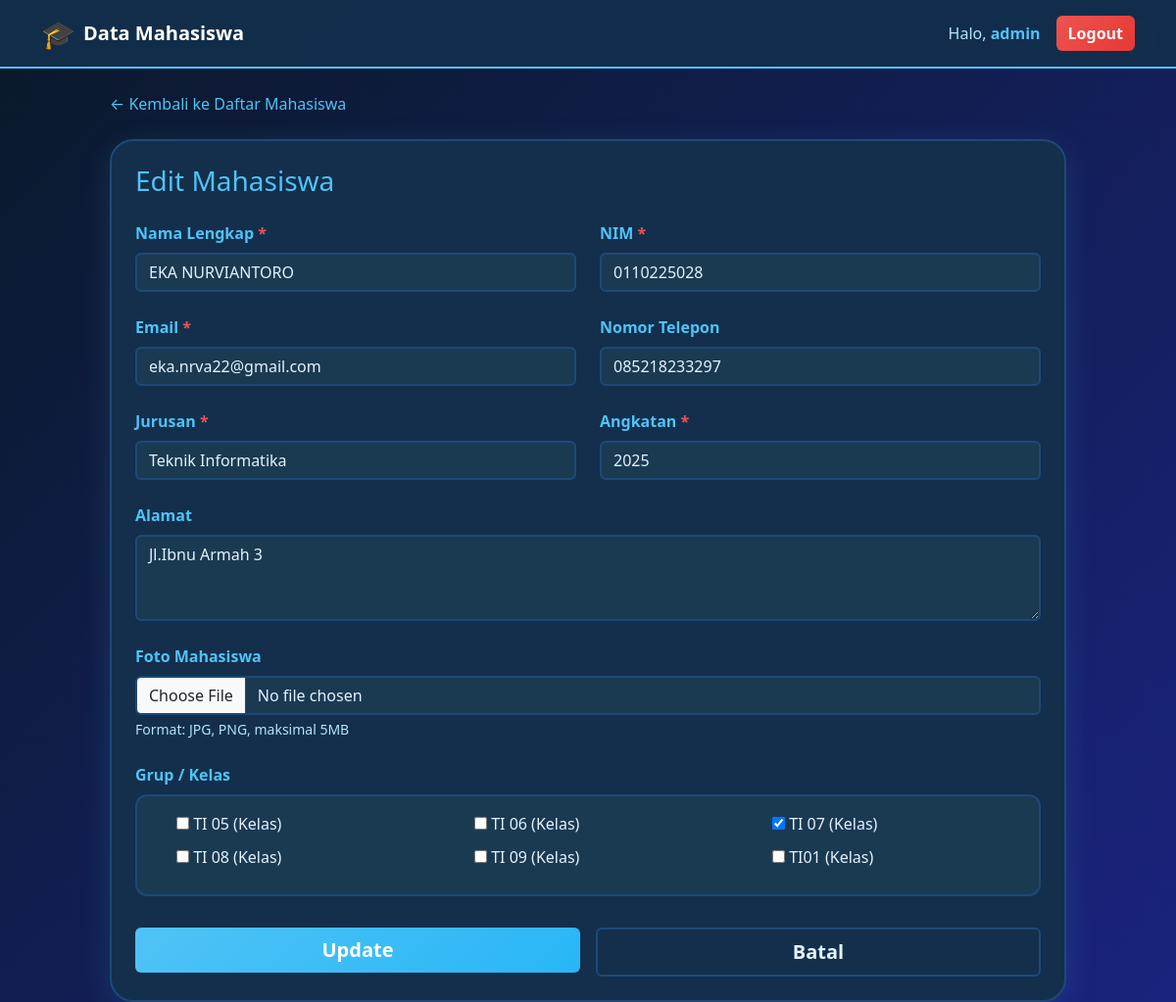
Page /mahasiswa/20/update/ (signed in) on the committed database.
### mahasiswa/models.py (models this page shows, shortened)
class Mahasiswa(models.Model):
    nama = models.CharField(max_length=100)
    nim = models.CharField(max_length=20, unique=True)
    email = models.EmailField()
    jurusan = models.CharField(max_length=100)
    angkatan = models.IntegerField()
    alamat = models.TextField(blank=True, null=True)
    telepon = models.CharField(max_length=15, blank=True, null=True)
    foto = models.ImageField(upload_to='mahasiswa_photos/', blank=True, null=True)
    grup = models.ManyToManyField(GrupMahasiswa, blank=True, related_name='mahasiswa')
    created_at = models.DateTimeField(auto_now_add=True)
    updated_at = models.DateTimeField(auto_now=True)
    class Meta:
        verbose_name = 'Mahasiswa'
        verbose_name_plural = 'Mahasiswa'
        ordering = ['nama']

### mahasiswa/views.py (the view)
# urls.py: path('mahasiswa/<int:pk>/update/', views.mahasiswa_update, name='update'),
@login_required(login_url='mahasiswa:login')  # ← DIPERBAIKI
def mahasiswa_update(request, pk):
    mahasiswa = get_object_or_404(Mahasiswa, pk=pk)
    if request.method == 'POST':
        form = MahasiswaForm(request.POST, request.FILES, instance=mahasiswa)
        if form.is_valid():
            form.save()
            messages.success(request, 'Data mahasiswa berhasil diupdate!')
            return redirect('mahasiswa:list')
    else:
        form = MahasiswaForm(instance=mahasiswa)
    return render(request, 'mahasiswa/form.html', {
        'form': form,
        'title': 'Edit Mahasiswa',
        'button_text': 'Update'
    })

### mahasiswa/models.py (called while the page is built)
    def __str__(self):
        return f"{self.nama_grup} ({self.get_tipe_grup_display()})"

### mahasiswa/templates/mahasiswa/form.html (shortened to what this page needs)
<!DOCTYPE html>
<html lang="id">
<head>
    <link href="https://cdn.jsdelivr.net/npm/bootstrap@5.3.0/dist/css/bootstrap.min.css" rel="stylesheet">
</head>
<body>
    <nav class="navbar navbar-dark navbar-custom">
        <div class="container">
            <a class="navbar-brand d-flex align-items-center fw-bold" href="#">
                <span class="fs-3 me-2">🎓</span>
                <span>Data Mahasiswa</span>
            </a>
            <div class="d-flex align-items-center gap-3">
                <span style="color: var(--text-secondary);">
                    Halo, <strong style="color: var(--primary-blue);">{{ user.username }}</strong>
                </span>
                <form method="post" action="{% url 'mahasiswa:logout' %}" class="d-inline">
                    <button type="submit" class="btn btn-danger">
                        Logout
                    </button>
                </form>
            </div>
        </div>
    </nav>
    <div class="container mt-4" style="max-width: 1000px;">
        <div class="mb-4">
            <a href="{% url 'mahasiswa:list' %}">
                ← Kembali ke Daftar Mahasiswa
            </a>
        </div>
        <div class="card card-custom p-4">
            <h2 class="h3 mb-4" style="color: var(--primary-blue);">{{ title }}</h2>
            <form method="post" enctype="multipart/form-data">
                <div class="row g-4">
                    <div class="col-md-6">
                        <label class="form-label">
                            Nama Lengkap <span class="text-danger-custom">*</span>
                        </label>
                        <input
                            type="text"
                            name="nama"
                            value="{{ form.nama.value|default:'' }}"
                            required
                            class="form-control"
                            placeholder="Masukkan nama lengkap"
                        >
                    </div>
                    <div class="col-md-6">
                        <label class="form-label">
                            NIM <span class="text-danger-custom">*</span>
                        </label>
                        <input
                            type="text"
                            name="nim"
                            value="{{ form.nim.value|default:'' }}"
                            required
                            class="form-control"
                            placeholder="Masukkan NIM"
                        >
                    </div>
                    <div class="col-md-6">
                        <label class="form-label">
                            Email <span class="text-danger-custom">*</span>
                        </label>
                        <input
                            type="email"
                            name="email"
                            value="{{ form.email.value|default:'' }}"
                            required
                            class="form-control"
                            placeholder="email@example.com"
                        >
                    </div>
                    <div class="col-md-6">
                        <label class="form-label">
                            Nomor Telepon
                        </label>
                        <input
                            type="text"
                            name="telepon"
                            value="{{ form.telepon.value|default:'' }}"
                            class="form-control"
                            placeholder="08xxxxxxxxxx"
                        >
                    </div>
                    <div class="col-md-6">
                        <label class="form-label">
                            Jurusan <span class="text-danger-custom">*</span>
                        </label>
                        <input
                            type="text"
                            name="jurusan"
                            value="{{ form.jurusan.value|default:'' }}"
                            required
                            class="form-control"
                            placeholder="Contoh: Teknik Informatika"
                        >
                    </div>
                    <div class="col-md-6">
                        <label class="form-label">
                            Angkatan <span class="text-danger-custom">*</span>
                        </label>
                        <input
                            type="number"
                            name="angkatan"
                            value="{{ form.angkatan.value|default:'' }}"
                            required
                            class="form-control"
                            placeholder="2025"
                        >
                    </div>
                    <div class="col-12">
                        <label class="form-label">
                            Alamat
                        </label>
                        <textarea
                            name="alamat"
                            rows="3"
                            class="form-control"
                            placeholder="Alamat lengkap"
                        >{{ form.alamat.value|default:'' }}</textarea>
                    </div>
                    <div class="col-12">
                        <label class="form-label">
                            Foto Mahasiswa
                        </label>
                        <input
                            type="file"
                            name="foto"
                            accept="image/*"
                            class="form-control"
                        >
                        <div class="form-text">Format: JPG, PNG, maksimal 5MB</div>
                    </div>
                    <div class="col-12">
                        <label class="form-label">
                            Grup / Kelas
                        </label>
                        <div class="card-body-custom p-3">
                            <div class="row">
                                {% for grup in form.grup %}
                                <div class="col-md-4 mb-2">
                                    <div class="form-check">
                                        {{ grup.tag }}
                                        <label class="form-check-label" for="{{ grup.id_for_label }}">
                                            {{ grup.choice_label }}
                                        </label>
                                    </div>
                                </div>
                                {% endfor %}
                            </div>
                        </div>
                    </div>
                </div>
                <div class="row g-3 mt-3">
                    <div class="col-md-6">
                        <button type="submit" class="btn btn-primary w-100 py-2 fs-5">
                            {{ button_text|default:"Simpan" }}
                        </button>
                    </div>
                    <div class="col-md-6">
                        <a href="{% url 'mahasiswa:list' %}" class="btn btn-outline-secondary w-100 py-2 fs-5">
                            Batal
                        </a>
                    </div>
                </div>
            </form>
        </div>
    </div>
</body>
</html>

### mahasiswa/templates/mahasiswa/form.html (style rules this page uses)
:root { --primary-blue: #4FC3F7; --secondary-blue: #29B6F6; --dark-blue: #0288D1; --light-blue: #81D4FA; --bg-dark: #0A1929; --bg-card: #132F4C; --bg-hover: #1A3A52; --text-primary: #E3F2FD; --text-secondary: #B3E5FC; --border-color: #1E4976; }
body { background: linear-gradient(135deg, #0A1929 0%, #1A237E 100%); color: var(--text-primary); min-height: 100vh; }
.navbar-custom { background: rgba(19, 47, 76, 0.95); border-bottom: 2px solid var(--primary-blue); backdrop-filter: blur(10px); }
.card-custom { background: var(--bg-card); border: 2px solid var(--border-color); border-radius: 1.5rem; box-shadow: 0 8px 32px rgba(79, 195, 247, 0.15); }
.form-control, .form-select { background: var(--bg-hover); border: 2px solid var(--border-color); color: var(--text-primary); transition: all 0.3s; }
.form-control::placeholder { color: var(--text-secondary); opacity: 0.7; }
.form-label { color: var(--primary-blue); font-weight: 600; margin-bottom: 0.5rem; }
.text-danger-custom { color: #EF5350; }
.btn-primary { background: linear-gradient(135deg, var(--primary-blue) 0%, var(--secondary-blue) 100%); border: none; font-weight: 600; transition: all 0.3s; }
.btn-outline-secondary { border: 2px solid var(--border-color); color: var(--text-primary); font-weight: 600; }
.btn-danger { background: linear-gradient(135deg, #EF5350 0%, #E53935 100%); border: none; font-weight: 600; }
.form-check-label { color: var(--text-primary); }
.card-body-custom { background: var(--bg-hover); border: 2px solid var(--border-color); border-radius: 0.75rem; }
.form-text { color: var(--text-secondary) !important; }
a { color: var(--primary-blue); text-decoration: none; transition: color 0.3s; }

### rows in the picture
Mahasiswa: nama "EKA NURVIANTORO", nim "0110225028", email "eka.nrva22@gmail.com", telepon "085218233297", jurusan "Teknik Informatika", alamat "Jl.Ibnu Armah 3"

### other values in the picture
{{ user.username }} "admin"
{{ title }} "Edit Mahasiswa"
{{ grup.choice_label }} "TI 05 (Kelas)" "TI 06 (Kelas)" "TI 07 (Kelas)" "TI 08 (Kelas)" "TI 09 (Kelas)" "TI01 (Kelas)"
{{ button_text|default:"Simpan" }} "Update"
